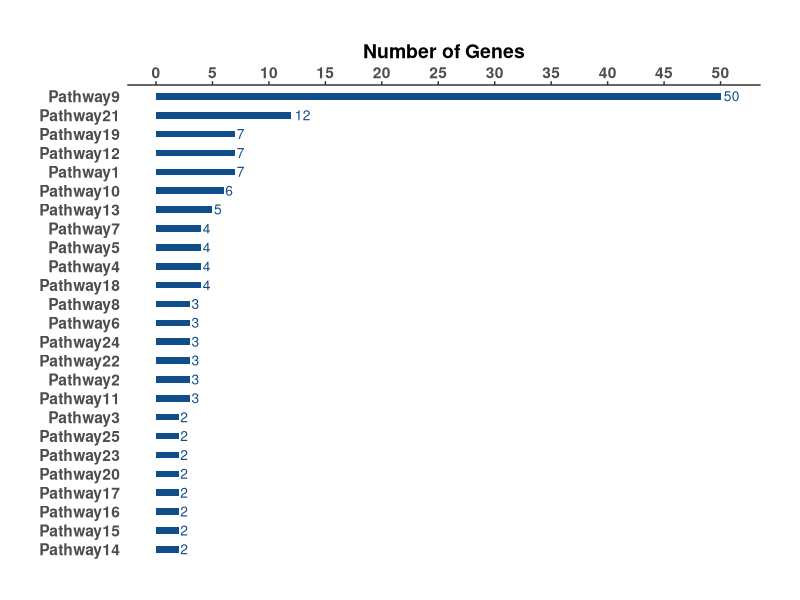
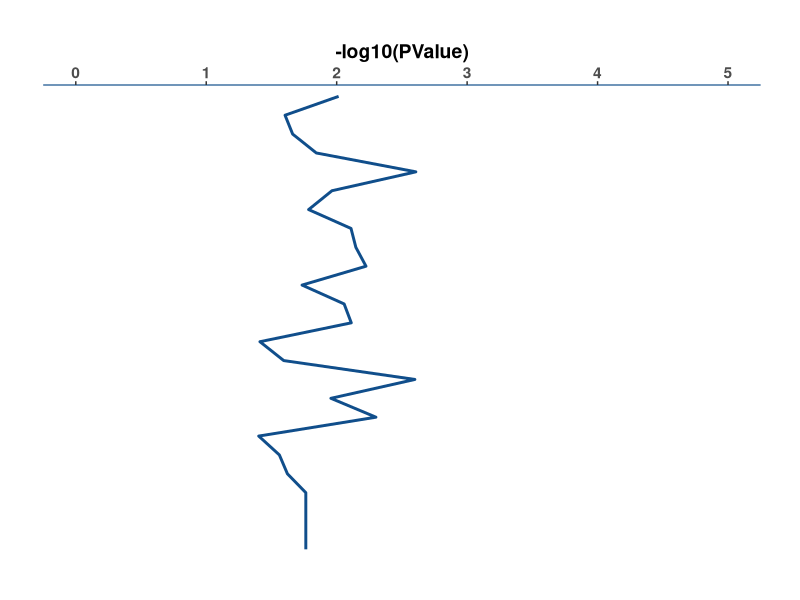

R code for these plots, in order: (Note: this script raises an error after producing the figures.)
library(ggplot2)
library(tidyverse)

options(stringsAsFactors = F)

################################################## step1: clean data ##################################################
datafr <- read.table("test_data.txt",sep='\t',header=T)
names(datafr)[2] <- "Number of Genes"


datafr <- datafr%>% 
  mutate(Term = as.factor(Term) %>% fct_reorder(`Number of Genes`),
         `log10(PValue)`=-log10(datafr$P.value))

################################################## step2: draw the graph ##################################################

# gene plot -------------------------------------------------------------
gene_plot <- datafr%>% ggplot(aes(x = `Number of Genes`, y = Term)) +
  geom_col(fill = "dodgerblue4", width = 0.35) + 
  geom_text(
    aes(label = `Number of Genes`, hjust = -0.2), 
    col = "dodgerblue4", size = 3.5
  ) + 
  scale_x_continuous(breaks = seq(0, 51,5),
                     limits = c(0, 51),
                     position = "top") + 
  labs(
    x = "Number of Genes"
  ) + 
  theme(
    panel.background = element_blank(), 
    plot.margin = margin(1,1,1,1,"cm"),
    plot.title = element_text(hjust=0.5,vjust=5), 
    axis.ticks.y = element_blank(), 
    axis.title.y = element_blank(),
    #axis.text.y=element_text(margin=margin(0,-40,0,0)),
    axis.line.x = element_line(size = 0.4),
    text = element_text(face = "bold", size = 14)
  )




# p.value plot -------------------------------------------------------------
p_value_plot <- datafr%>% 
  #mutate(group=1)%>%
  ggplot(aes(x = `log10(PValue)`, y = Term))+ 
      geom_line(group=1,color="dodgerblue4",size=1)+
     scale_x_continuous(position = "top",breaks = seq(0, 5, 1),
                        limits = c(0, 5)) + 
     labs(
         x = "-log10(PValue)", 
         y = "Genes in Pathway"
       ) + 
     theme(
         axis.line.x = element_line(size = 0.4,color="dodgerblue4"), 
         plot.margin = margin(1,1,1,1,"cm"),
         axis.ticks.y = element_blank(),
         axis.text.y = element_blank(),
         axis.title.y = element_blank(),
         panel.background = element_blank(),
         text = element_text(face = "bold", size = 14)
       )

################################################## step3: joining plots ##################################################
png("./figure/two_seperate_graphs_pathway.png",width = 16, height = 12, units = 'in', res = 300)
final_plot <- grid.arrange(
  gene_plot, p_value_plot, nrow = 1, 
  top = textGrob("The Pathway Graph", gp = gpar(fontsize = 20)))
dev.off()


